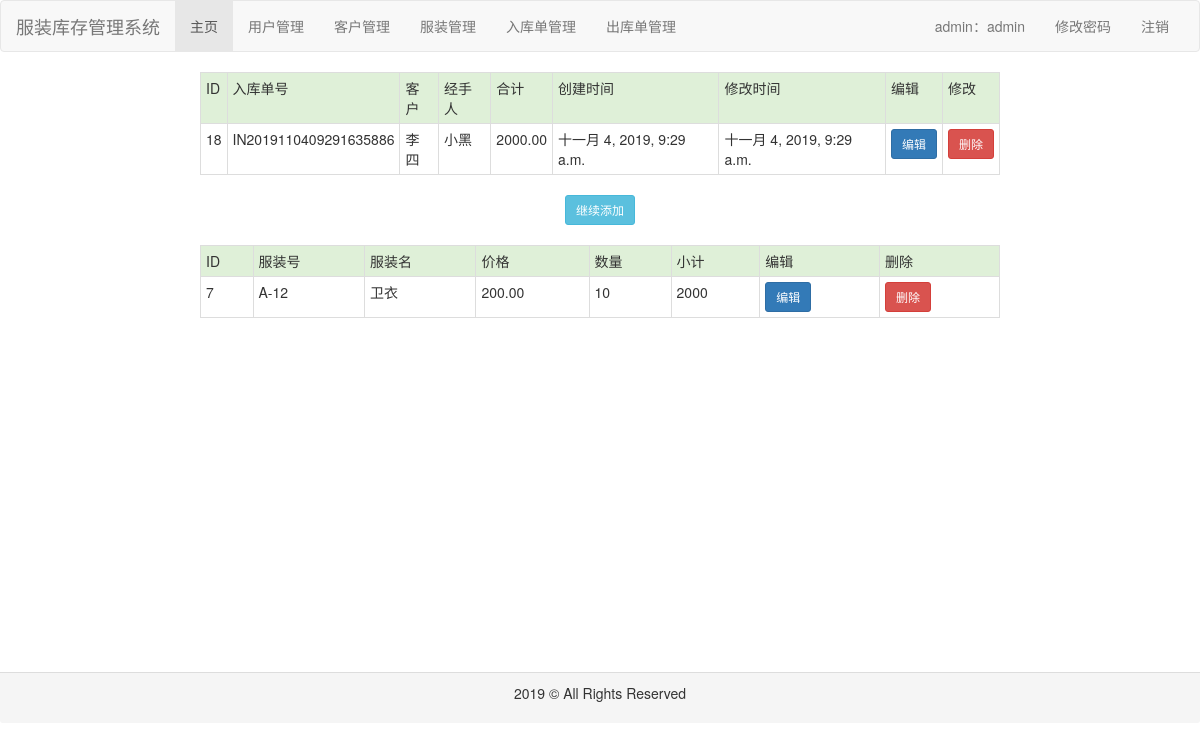
The app's page /outorder/detail/18 (signed in), older data.
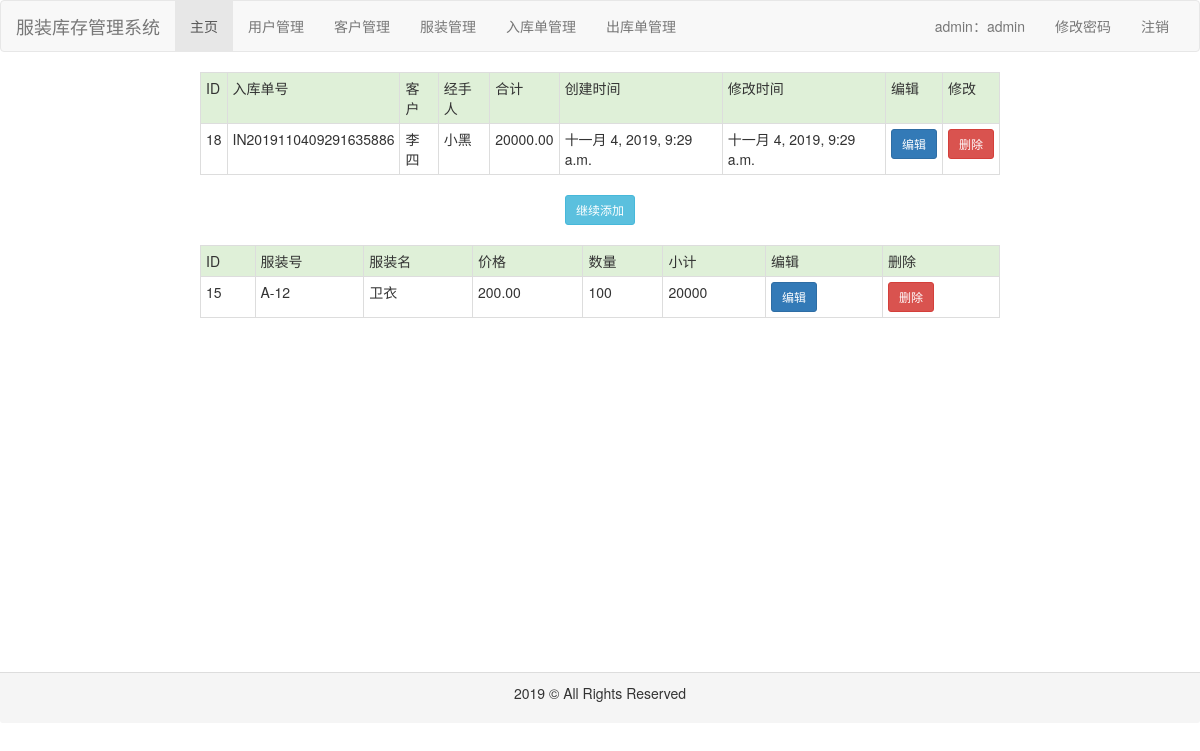
The same page, newer data.
### common/models.py (models this page shows, shortened)
class Outorder(models.Model):
    code = models.CharField(max_length=32, verbose_name='出库单号')
    customer = models.ForeignKey(Customer, on_delete=models.CASCADE, verbose_name='客户')
    user = models.ForeignKey(User, on_delete=models.CASCADE, verbose_name='用户')
    clothes = models.ManyToManyField(Clothes, through='OutorderClothes', verbose_name='服装')
    create_time = models.DateTimeField(auto_now_add=True, verbose_name='创建时间')
    modify_time = models.DateTimeField(auto_now=True, verbose_name='修改时间')
    class Meta:
        ordering = ['create_time']
        verbose_name = '出库单'
        verbose_name_plural = verbose_name

class Customer(models.Model):
    name = models.CharField(max_length=32, verbose_name='客户名')
    phone = models.CharField(max_length=32, verbose_name='电话')
    address = models.CharField(max_length=32, verbose_name='地址')
    create_time = models.DateTimeField(auto_now_add=True, verbose_name='创建时间')
    modify_time = models.DateTimeField(auto_now=True, verbose_name='修改时间')
    class Meta:
        ordering = ['create_time']
        verbose_name = '客户'
        verbose_name_plural = verbose_name

class User(models.Model):
    role_choices = (
        ('操作员', '操作员'),
        ('管理员', '管理员')
    )
    username = models.CharField(max_length=32, unique=True, verbose_name='用户名')
    password = models.CharField(max_length=100, verbose_name='密码')
    name = models.CharField(max_length=32, verbose_name='姓名')
    role = models.CharField(max_length=32, choices=role_choices, default='操作员', verbose_name='角色')
    create_time = models.DateTimeField(auto_now_add=True, verbose_name='创建时间')
    modify_time = models.DateTimeField(auto_now=True, verbose_name='修改时间')
    class Meta:
        ordering = ['create_time']
        verbose_name = '用户'
        verbose_name_plural = verbose_name

class OutorderClothes(models.Model):
    outorder = models.ForeignKey(Outorder, on_delete=models.CASCADE, verbose_name='出库单')
    clothes = models.ForeignKey(Clothes, on_delete=models.CASCADE, verbose_name='服装')
    amount = models.PositiveIntegerField(verbose_name='数量')
    class Meta:
        ordering = ['id']
        verbose_name = '出库单详情'
        verbose_name_plural = verbose_name

class Clothes(models.Model):
    size_choices = (
        ('S', 'S'),
        ('M', 'M'),
        ('L', 'L'),
        ('XL', 'XL'),
        ('XXL', 'XXL')
    )
    name = models.CharField(max_length=32, verbose_name='服装名')
    sn = models.CharField(max_length=32, unique=True, verbose_name='服装号')
    price = models.DecimalField(max_digits=10, decimal_places=2, verbose_name='价格')
    size = models.CharField(max_length=32, choices=size_choices, verbose_name='尺寸')
    color = models.CharField(max_length=32, verbose_name='颜色')
    stock = models.PositiveIntegerField(verbose_name='库存')
    image = models.ImageField(upload_to='clothes', verbose_name='图片')
    desc = models.CharField(max_length=200, verbose_name='描述')
    create_time = models.DateTimeField(auto_now_add=True, verbose_name='创建时间')
    modify_time = models.DateTimeField(auto_now=True, verbose_name='修改时间')
    class Meta:
        ordering = ['create_time']
        verbose_name = '服装'
        verbose_name_plural = verbose_name

### outorder/views.py (the view)
# urls.py: path('detail/<int:outorder_id>', views.detail, name='detail'),
def detail(request, outorder_id):
    qs1 = Outorder.objects.filter(id=outorder_id)
    qs2 = OutorderClothes.objects.filter(outorder_id=outorder_id)
    sum = 0
    for foo in qs2:
        sum += foo.clothes.price * foo.amount
    context = {
        'qs1': qs1,
        'qs2': qs2,
        'sum': sum,
        'outorder_id': outorder_id
    }
    return render(request, 'outorder/detail.html', context)

### outorder/templates/outorder/detail.html (shortened to what this page needs)
{% extends 'base.html' %}
{% block content %}
    <div align="center" style="height: 600px">
        {% if qs1 %}
            <table class="table table-striped table-bordered table-hover  table-condensed" style="width: 800px">
                <tr class="success">
                    <td>ID</td>
                    <td>入库单号</td>
                    <td>客户</td>
                    <td>经手人</td>
                    <td>合计</td>
                    <td>创建时间</td>
                    <td>修改时间</td>
                    <td>编辑</td>
                    <td>修改</td>
                </tr>
                {% for foo in qs1 %}
                    <tr>
                        <td>{{ foo.id }}</td>
                        <td>{{ foo.code }}</td>
                        <td>{{ foo.customer.name }}</td>
                        <td>{{ foo.user.name }}</td>
                        <td>{{ sum }}</td>
                        <td>{{ foo.create_time }}</td>
                        <td>{{ foo.modify_time }}</td>
                        <td><a class="btn btn-primary btn-sm" href="{% url 'outorder:update' foo.id %}">编辑</a></td>
                        <td><a class="btn btn-danger btn-sm" href="{% url 'outorder:delete' foo.id %}">删除</a></td>
                    </tr>
                {% endfor %}
            </table>
        {% else %}
            <p>没有任何出库单</p>
        {% endif %}
        {% if qs2 %}
            <a class="btn btn-info btn-sm" href="{% url 'outorder:addmore' outorder_id %}">继续添加</a>
            <br>
            <br>
            <table class="table table-striped table-bordered table-hover  table-condensed" style="width: 800px">
                <tr class="success">
                    <td>ID</td>
                    <td>服装号</td>
                    <td>服装名</td>
                    <td>价格</td>
                    <td>数量</td>
                    <td>小计</td>
                    <td>编辑</td>
                    <td>删除</td>
                </tr>
                {% for foo in qs2 %}
                    <tr>
                        <td>{{ foo.id }}</td>
                        <td>{{ foo.clothes.sn }}</td>
                        <td>{{ foo.clothes.name }}</td>
                        <td>{{ foo.clothes.price }}</td>
                        <td>{{ foo.amount }}</td>
                        <td>{% widthratio foo.clothes.price 1 foo.amount %}</td>
                        <td><a class="btn btn-primary btn-sm"
                               href="{% url 'outorder:editmore' outorder_id=outorder_id outorderclothes_id=foo.id %}">编辑</a>
                        </td>
                        <td><a class="btn btn-danger btn-sm"
                               href="{% url 'outorder:deletemore' outorder_id=outorder_id outorderclothes_id=foo.id %}">删除</a>
                        </td>
                    </tr>
                {% endfor %}
            </table>
        {% else %}
            <p>没有任何服装信息</p>
            <a class="btn btn-info btn-sm" href="{% url 'outorder:addmore' outorder_id %}">添加</a>
        {% endif %}
    </div>
{% endblock %}

Row changes from the older to the newer data that the page shows:
removed OutorderClothes: id "7", clothes.sn "A-12", clothes.name "卫衣", clothes.price "200.00", amount "10", clothes+amount "2000"
computed for Outorder "IN2019110409291635886": sum "2000.00" → "20000.00"
added OutorderClothes: id "15", clothes.sn "A-12", clothes.name "卫衣", clothes.price "200.00", amount "100", clothes+amount "20000"
